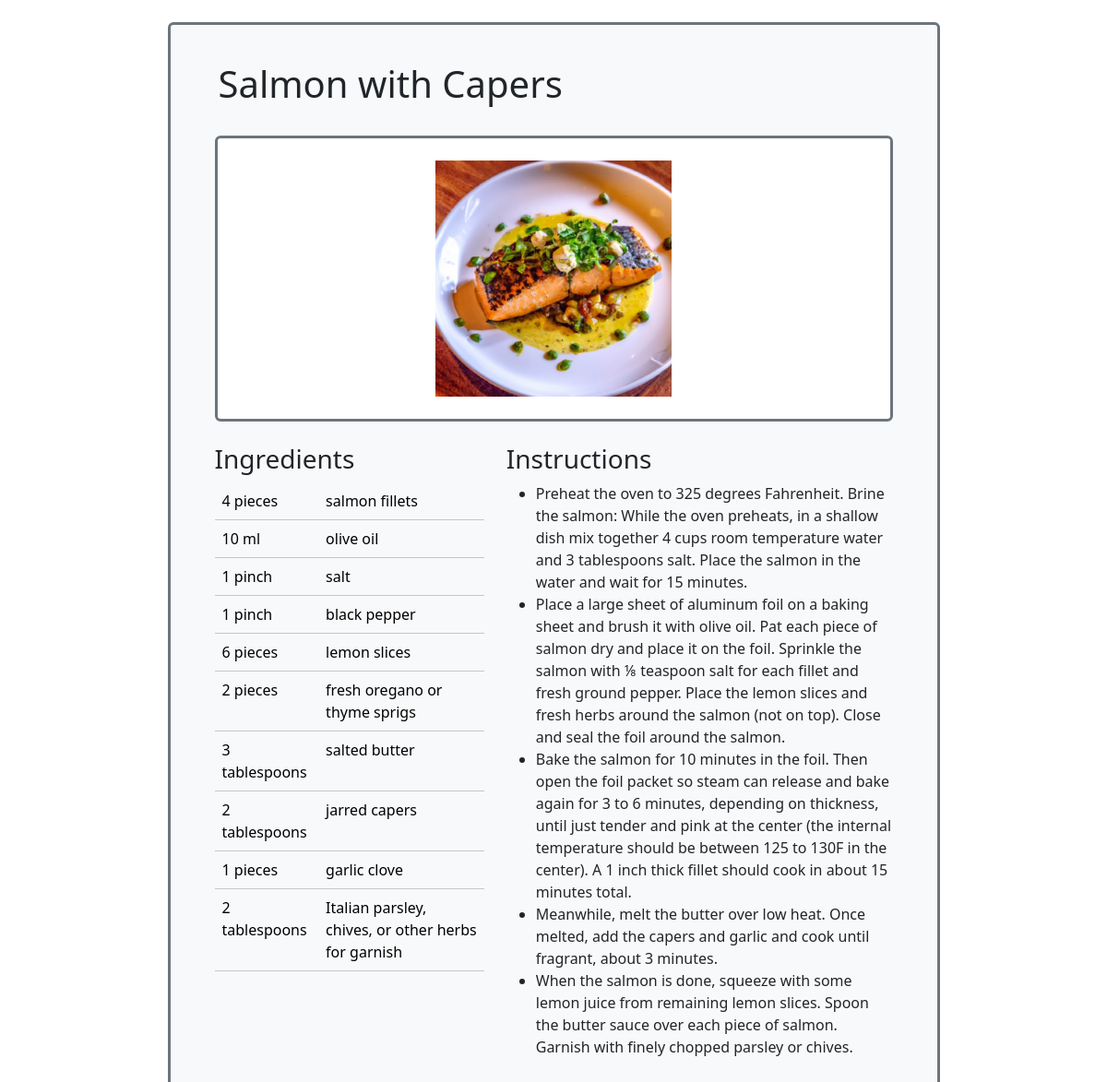
The app's page /recipe/14 with its own data.
### app/models.py (models this page shows, shortened)
class Recipe(db.Model):
    id = db.Column(db.Integer, primary_key=True)
    title = db.Column(db.String(64), index=True)
    image_id = db.Column(db.String(64))
    vegetarian = db.Column(db.Boolean())
    dish_type = db.Column(db.String(64))
    timestamp = db.Column(db.DateTime, index=True, default=datetime.utcnow)
    ingredients = db.relationship('Ingredients', backref='recipe', lazy='dynamic')
    instructions = db.relationship('Instructions', backref='recipe', lazy='dynamic')

class Ingredients(db.Model):
    id = db.Column(db.Integer, primary_key=True)
    name = db.Column(db.String(140))
    unit = db.Column(db.String(140))
    amount = db.Column(db.Float())
    recipe_id = db.Column(db.Integer, db.ForeignKey('recipe.id'))

class Instructions(db.Model):
    id = db.Column(db.Integer, primary_key=True)
    instruction = db.Column(db.String(140))
    recipe_id = db.Column(db.Integer, db.ForeignKey('recipe.id'))

### app/routes.py (the view)
@app.route('/recipe/<id>')
def recipe(id):
    recipe = Recipe.query.filter_by(id=id).first_or_404()
    ingredients = []
    for ingredient in recipe.ingredients:
        if ingredient.amount.is_integer():
            amount = int(ingredient.amount)
        else:
            amount = ingredient.amount
        ingredients.append({'name':ingredient.name, 'unit':ingredient.unit, 'amount': amount})
    instructions = []
    for instruction in recipe.instructions:
         instructions.append(instruction.instruction)
    recipe_data = {
         'title':recipe.title,
         'ingredients':ingredients,
         'instructions':instructions
    }
    return render_template('recipe.html', title='Recipe Bot', recipe=recipe_data, image = recipe.image_id)

### app/templates/recipe.html
{% extends "base.html" %}
{% block app_content %}
<div class="content rounded bg-light text-dark p-4 border border-3 border-secondary w-75 ">
    <div class="row m-3">
        <h1>{{ recipe.title }}</h1>
    </div>
    <div class="d-flex align-items-center justify-content-center m-4">
        <div class="row rounded bg-white text-dark border border-3 border-secondary w-100">
            <div class = "col ">
                <img src="{{url_for('static',filename='img/' + image)}}" class="rounded mx-auto d-block p-4" alt="centered image"></img>
            </div>
        </div>
    </div>
    <div class="m-4">
    <div class="row">
        <div class="col-5">
            <h3>Ingredients</h3>
            <table class="table">
                <tbody>
                    {% for ingredient in recipe.ingredients %}
                    <tr class="table-light">
                      <td>{{ ingredient.amount }} {{ ingredient.unit }}</td>
                      <td>{{ ingredient.name }}</td>
                    </tr>
                    {% endfor %}
                </tbody>
            </table>
        </div>
        <div class="col-7">
            <h3>Instructions</h3>
            <ul>
                {% for instruction in recipe.instructions %}
                <li>{{ instruction }}</li>
                {% endfor %}
            </ul>
        </div>
    </div>
    </div>
</div>
{% endblock %}

### records on screen
Recipe: title "Salmon with Capers", image (picture)
Ingredients: amount "4", unit "pieces", name "salmon fillets"
Ingredients: amount "10", unit "ml", name "olive oil"
Ingredients: amount "1", unit "pinch", name "salt"
Ingredients: amount "1", unit "pinch", name "black pepper"
Ingredients: amount "6", unit "pieces", name "lemon slices"
Ingredients: amount "2", unit "pieces", name "fresh oregano or thyme sprigs"
Ingredients: amount "3", unit "tablespoons", name "salted butter"
Ingredients: amount "2", unit "tablespoons", name "jarred capers"
Ingredients: amount "1", unit "pieces", name "garlic clove"
Ingredients: amount "2", unit "tablespoons", name "Italian parsley, chives, or other herbs for garnish"
Instructions: instruction "Preheat the oven to 325 degrees Fahrenheit. Brine the salmon: While the oven preheats, in a shallow dish mix together 4 cups room temperature water and 3 tablespoons salt. Place the salmon in the water and wait for 15 minutes."
Instructions: instruction "Place a large sheet of aluminum foil on a baking sheet and brush it with olive oil. Pat each piece of salmon dry and place it on the foil. Sprinkle the salmon with ⅛ teaspoon salt for each fillet and fresh ground pepper. Place the lemon slices and fresh herbs around the salmon (not on top). Close and seal the foil around the salmon."
Instructions: instruction "Bake the salmon for 10 minutes in the foil. Then open the foil packet so steam can release and bake again for 3 to 6 minutes, depending on thickness, until just tender and pink at the center (the internal temperature should be between 125 to 130F in the center). A 1 inch thick fillet should cook in about 15 minutes total."
Instructions: instruction "Meanwhile, melt the butter over low heat. Once melted, add the capers and garlic and cook until fragrant, about 3 minutes."
Instructions: instruction "When the salmon is done, squeeze with some lemon juice from remaining lemon slices. Spoon the butter sauce over each piece of salmon. Garnish with finely chopped parsley or chives."
